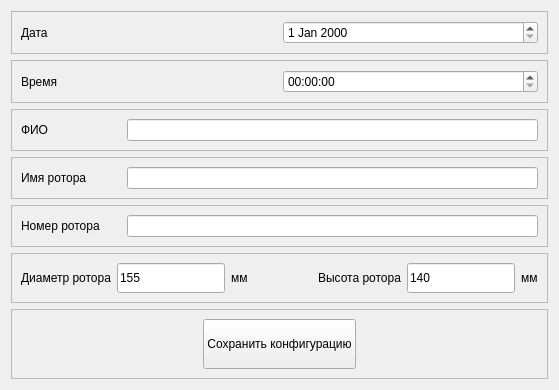
      <widget class="QWidget" name="tab1_info">
       <attribute name="title">
        <string>Информация</string>
       </attribute>
       <layout class="QVBoxLayout" name="verticalLayout">
        <item>
         <widget class="QFrame" name="tab1_frame1">
          <property name="frameShape">
           <enum>QFrame::StyledPanel</enum>
          </property>
          <property name="frameShadow">
           <enum>QFrame::Raised</enum>
          </property>
          <layout class="QHBoxLayout" name="horizontalLayout_2">
           <item>
            <widget class="QLabel" name="tab1_lbl_Date">
             <property name="text">
              <string>Дата</string>
             </property>
            </widget>
           </item>
           <item>
            <widget class="QDateEdit" name="tab1_dateEdit"/>
           </item>
          </layout>
         </widget>
        </item>
        <item>
         <widget class="QFrame" name="tab1_frame2">
          <property name="frameShape">
           <enum>QFrame::StyledPanel</enum>
          </property>
          <property name="frameShadow">
           <enum>QFrame::Raised</enum>
          </property>
          <layout class="QHBoxLayout" name="horizontalLayout_3">
           <item>
            <widget class="QLabel" name="tab1_lbl_Time">
             <property name="text">
              <string>Время</string>
             </property>
            </widget>
           </item>
           <item>
            <widget class="QTimeEdit" name="tab1_timeEdit"/>
           </item>
          </layout>
         </widget>
        </item>
        <item>
         <widget class="QFrame" name="tab1_frame3">
          <property name="frameShape">
           <enum>QFrame::StyledPanel</enum>
          </property>
          <property name="frameShadow">
           <enum>QFrame::Raised</enum>
          </property>
          <layout class="QHBoxLayout" name="horizontalLayout_4">
           <item>
            <widget class="QLabel" name="tab1_lbl_FIO">
             <property name="minimumSize">
              <size>
               <width>100</width>
               <height>0</height>
              </size>
             </property>
             <property name="text">
              <string>ФИО</string>
             </property>
            </widget>
           </item>
           <item>
            <widget class="QLineEdit" name="tab1_lEd_FIO"/>
           </item>
          </layout>
         </widget>
        </item>
        <item>
         <widget class="QFrame" name="tab1_frame4">
          <property name="frameShape">
           <enum>QFrame::StyledPanel</enum>
          </property>
          <property name="frameShadow">
           <enum>QFrame::Raised</enum>
          </property>
          <layout class="QHBoxLayout" name="horizontalLayout_5">
           <item>
            <widget class="QLabel" name="tab1_lbl_RotorName">
             <property name="minimumSize">
              <size>
               <width>100</width>
               <height>0</height>
              </size>
             </property>
             <property name="text">
              <string>Имя ротора</string>
             </property>
            </widget>
           </item>
           <item>
            <widget class="QLineEdit" name="tab1_lEd_RotorName"/>
           </item>
          </layout>
         </widget>
        </item>
        <item>
         <widget class="QFrame" name="tab1_frame5">
          <property name="frameShape">
           <enum>QFrame::StyledPanel</enum>
          </property>
          <property name="frameShadow">
           <enum>QFrame::Raised</enum>
          </property>
          <layout class="QHBoxLayout" name="horizontalLayout_6">
           <item>
            <widget class="QLabel" name="tab1_lbl_RotorNum">
             <property name="minimumSize">
              <size>
               <width>100</width>
               <height>0</height>
              </size>
             </property>
             <property name="text">
              <string>Номер ротора</string>
             </property>
            </widget>
           </item>
           <item>
            <widget class="QLineEdit" name="tab1_lEd_RotorNum"/>
           </item>
          </layout>
         </widget>
        </item>
        <item>
         <widget class="QFrame" name="tab1_frame6">
          <property name="frameShape">
           <enum>QFrame::StyledPanel</enum>
          </property>
          <property name="frameShadow">
           <enum>QFrame::Raised</enum>
          </property>
          <layout class="QHBoxLayout" name="horizontalLayout_7">
           <item>
            <widget class="QLabel" name="tab1_fr6_lbl1_RotorDiam">
             <property name="minimumSize">
              <size>
               <width>0</width>
               <height>0</height>
              </size>
             </property>
             <property name="text">
              <string>Диаметр ротора</string>
             </property>
             <property name="alignment">
              <set>Qt::AlignRight|Qt::AlignTrailing|Qt::AlignVCenter</set>
             </property>
            </widget>
           </item>
           <item>
            <widget class="QLineEdit" name="lEd_RotorDiam">
             <property name="minimumSize">
              <size>
               <width>50</width>
               <height>30</height>
              </size>
             </property>
             <property name="text">
              <string>155</string>
             </property>
            </widget>
           </item>
           <item>
            <widget class="QLabel" name="tab1_fr6_lbl1_mm">
             <property name="text">
              <string>мм</string>
             </property>
            </widget>
           </item>
           <item>
            <spacer name="tab1_fr6_hSpacer1">
             <property name="orientation">
              <enum>Qt::Horizontal</enum>
             </property>
             <property name="sizeHint" stdset="0">
              <size>
               <width>40</width>
               <height>20</height>
              </size>
             </property>
            </spacer>
           </item>
           <item>
            <widget class="QLabel" name="tab1_fr6_lbl2_RotorLen">
             <property name="minimumSize">
              <size>
               <width>100</width>
               <height>0</height>
              </size>
             </property>
             <property name="text">
              <string>Высота ротора</string>
             </property>
             <property name="alignment">
              <set>Qt::AlignRight|Qt::AlignTrailing|Qt::AlignVCenter</set>
             </property>
            </widget>
           </item>
           <item>
            <widget class="QLineEdit" name="lEd_RotorHght">
             <property name="minimumSize">
              <size>
               <width>50</width>
               <height>30</height>
              </size>
             </property>
             <property name="text">
              <string>140</string>
             </property>
            </widget>
           </item>
           <item>
            <widget class="QLabel" name="tab1_fr6_lbl2_mm">
             <property name="text">
              <string>мм</string>
             </property>
            </widget>
           </item>
          </layout>
         </widget>
        </item>
        <item>
         <widget class="QFrame" name="frame">
          <property name="frameShape">
           <enum>QFrame::StyledPanel</enum>
          </property>
          <property name="frameShadow">
           <enum>QFrame::Raised</enum>
          </property>
          <layout class="QHBoxLayout" name="horizontalLayout_15">
           <item>
            <spacer name="hSpcr_1">
             <property name="orientation">
              <enum>Qt::Horizontal</enum>
             </property>
             <property name="sizeHint" stdset="0">
              <size>
               <width>182</width>
               <height>20</height>
              </size>
             </property>
            </spacer>
           </item>
           <item>
            <widget class="QPushButton" name="pBtn_SaveConfig">
             <property name="enabled">
              <bool>true</bool>
             </property>
             <property name="sizePolicy">
              <sizepolicy hsizetype="Expanding" vsizetype="Fixed">
               <horstretch>0</horstretch>
               <verstretch>0</verstretch>
              </sizepolicy>
             </property>
             <property name="minimumSize">
              <size>
               <width>0</width>
               <height>50</height>
              </size>
             </property>
             <property name="text">
              <string>Сохранить конфигурацию</string>
             </property>
            </widget>
           </item>
           <item>
            <spacer name="hSpcr_2">
             <property name="orientation">
              <enum>Qt::Horizontal</enum>
             </property>
             <property name="sizeHint" stdset="0">
              <size>
               <width>182</width>
               <height>20</height>
              </size>
             </property>
            </spacer>
           </item>
          </layout>
         </widget>
        </item>
       </layout>
      </widget>
